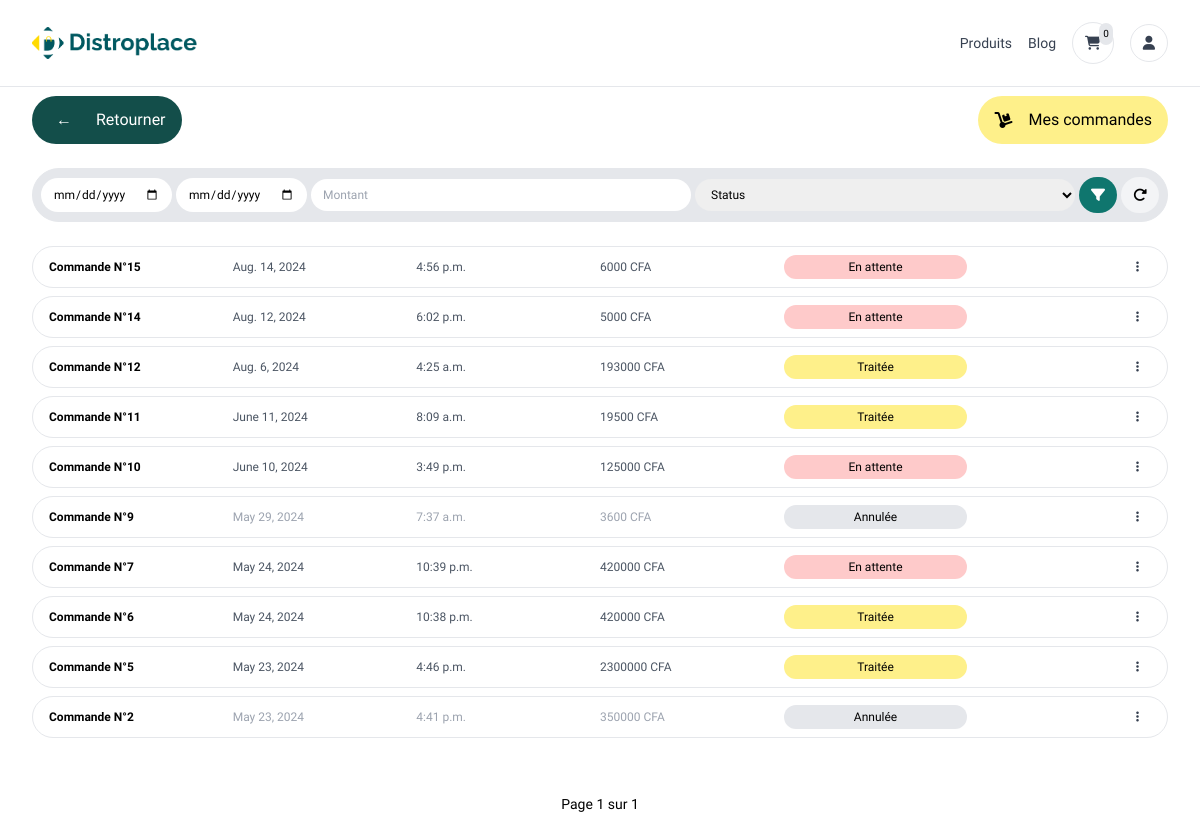
The page /store/orders/ (signed in) on the database its author committed.
### store/models.py (models this page shows, shortened)
class Order(models.Model):
    client = models.ForeignKey(
        CustomUser, on_delete=models.SET_NULL, null=True)
    phone = models.CharField(max_length=255)
    status = models.CharField(
        max_length=50, choices=order_statuses, default='pending')
    items = models.IntegerField(default=0)
    amount = models.IntegerField(default=0)
    timestamp = models.DateTimeField(auto_now_add=True)
    is_cancelled = models.BooleanField(default=False)

### store/views.py (the view)
# urls.py: path('orders/', dash_orders, name='dash_orders'),
@login_required(login_url='login')
def orders(req):
    user = req.user
    min_date_query = req.GET.get('min_date')
    max_date_query = req.GET.get('max_date')
    phone_query = req.GET.get('phone')
    amount_query = req.GET.get('amount')
    items_query = req.GET.get('items')
    status_query = req.GET.get('status')
    if not user.is_staff:
        base_query = Order.objects.filter(client=user).order_by('-timestamp')
    else:
        base_query = Order.objects.all().order_by('-timestamp')
    if min_date_query:
        base_query = base_query.filter(timestamp__date__gte=min_date_query)
    if max_date_query:
        base_query = base_query.filter(timestamp__date__lte=max_date_query)
    if phone_query:
        base_query = base_query.filter(phone=phone_query)
    if amount_query:
        base_query = base_query.filter(amount=amount_query)
    if items_query:
        base_query = base_query.filter(items=items_query)
    if status_query:
        base_query = base_query.filter(status=status_query)
    orders = base_query
    objects = paginate_objects(req, orders)
    context = {
        "orders_page": "active",
        'title': 'Orders',
        "objects": objects,  # Use paginated objects here
    }
    return render(req, 'store/orders.html', context)

### store/cart.py (called while the page is built)
    def __len__(self):
        return sum(item['quantity'] for item in self.cart.values())

### store/context_processors.py (called while the page is built)
def cart(request):
    return {'cart': Cart(request)}

### utils.py (called while the page is built)
def h_encode(id):
    return hashids.encode(id)

def paginate_objects(req, obj_list, obj_count=12):
    p = Paginator(obj_list, obj_count)
    page = req.GET.get('page')
    objects = p.get_page(page)
    return objects

    def to_url(self, value):
        return h_encode(value)

### store/templates/store/orders.html (shortened to what this page needs)
{% extends 'main.html' %} {% load static %} {% block content %}
<div class="px-4 lg:px-8 max-w-7xl mx-auto flex flex-col gap-6">
  <div class="flex justify-between">
    <div
      class="bg-teal-900 py-2 px-4 rounded-full flex items-center text-white gap-4"
    >
      <a
        id="back-button"
        class="inline-block px-2 py-1 font-bold hover:bg-yellow-300 hover:text-black rounded-full transition-all duration-300"
        href="#"
        >&larr;</a
      >
      Retourner
    </div>
    <span
      class="flex items-center gap-4 py-2 px-4 rounded-full bg-yellow-200 text-black"
      ><i class="fa-solid fa-dolly"></i> Mes commandes</span
    >
  </div>
  <form
    id="filter"
    class="p-2 w-full bg-gray-200 border rounded-full flex justify-between items-center gap-1 text-sm xl:text-sm"
    hx-boost="true"
    method="GET"
    action="{% url 'orders' %}"
  >
    <section class="w-full flex justify-between items-center gap-1 text-xs">
      {% include 'dashboard/components/date_margins.html' %}
      <input
        placeholder="Montant"
        name="amount"
        type="text"
        class="px-3 py-2 rounded-full focus:bg-gray-100 outline-none w-full cursor-pointer"
      />
      <select
        name="status"
        class="hidden sm:flex px-3 py-2 rounded-full focus:bg-gray-100 outline-none w-full cursor-pointer"
      >
        <option value="" selected="true" disabled="disabled">Status</option>
      </select>
    </section>
    <button
      class="px-3 py-2 bg-teal-700 hover:bg-teal-900 text-white hover:text-yellow-300 rounded-full transition duration-200 ease-in"
      type="submit"
    >
      <i class="fa-solid fa-filter"></i>
    </button>
    <button
      class="px-3 py-2 bg-gray-100 hover:bg-gray-400 hover:text-black rounded-full transition duration-200 ease-in"
      type="submit"
      onclick="clearForm()"
    >
      <i class="fa-solid fa-rotate-right"></i>
    </button>
  </form>
  {% if not objects %}
  <div class="flex flex-col items-center gap-4 my-20 mx-auto">
    <i class="fa-solid fa-dolly text-teal-700 text-9xl"></i>
    <span>Aucune commande trouvée</span>
  </div>
  {% else %}
  <div class="flex flex-col gap-2">
    {% for obj in objects %}
    {% include 'store/components/order_card.html' %}
    {% endfor %}
  </div>
  {% include 'paginator.html' %}
  {% endif %}
</div>
{% endblock %}

### store/templates/store/components/order_card.html (shortened to what this page needs)
{% load static %}
<div
  class="py-2 px-4 w-full bg-white hover:bg-gray-100 {% if obj.status == 'cancelled' %} text-gray-400 {% else %} text-gray-600 {% endif %} text-xs xl:text-sm flex justify-between items-center lg:grid lg:grid-cols-6 rounded-full border hover:shadow-lg transition duration-200 ease-in"
>
  <h3 class="font-bold text-black">Commande N°{{obj.id}}</h3>
  <p>{{obj.timestamp.date}}</p>
  <p>{{obj.timestamp.time}}</p>
  <p>{{obj.amount}} CFA</p>
  {% include 'store/components/order_status.html' %}
  <div class="w-full text-end relative text-gray-700">
    <button
      type="button"
      class="bg-white hover:text-teal-700 px-3 py-1 rounded-full"
      name="orderSentry"
      id="orderSentry"
      aria-expanded="false"
      aria-haspopup="true"
      onclick="toggleMenu(this,'ord_{{obj.id}}')"
    >
      <i class="fa-sharp fa-solid fa-ellipsis-vertical"></i>
    </button>
  </div>
</div>

### store/templates/store/components/order_status.html (shortened to what this page needs)
{% if not curr_obj %} {% if obj.status == 'pending' %}
<p class="bg-red-200 text-black text-xs text-center px-3 py-1 rounded-full">
  {{obj.get_status_display}}
</p>
{% elif obj.status == 'processed' %}
<p
  class="bg-yellow-200 text-black text-xs text-center px-3 py-1 rounded-full"
>
  {{obj.get_status_display}}
</p>
{% elif obj.status == 'delivered' %}
<p
  class="bg-green-200 text-black text-xs text-center px-3 py-1 rounded-full"
>
  {{obj.get_status_display}}
</p>
{% else %}
<p class="bg-gray-200 text-black text-xs text-center px-3 py-1 rounded-full">
  {{obj.get_status_display}}
</p>
{% endif %}
{% endif %}

### templates/main.html (style rules this page uses)
body { font-family: "Helvetica", sans-serif; }

### rows shown on the page
Order: id "15", timestamp "Aug. 14, 2024", timestamp.time "4:56 p.m.", amount "6000", status "En attente"
Order: id "14", timestamp "Aug. 12, 2024", timestamp.time "6:02 p.m.", amount "5000", status "En attente"
Order: id "12", timestamp "Aug. 6, 2024", timestamp.time "4:25 a.m.", amount "193000", status "Traitée"
Order: id "11", timestamp "June 11, 2024", timestamp.time "8:09 a.m.", amount "19500", status "Traitée"
Order: id "10", timestamp "June 10, 2024", timestamp.time "3:49 p.m.", amount "125000", status "En attente"
Order: id "9", timestamp "May 29, 2024", timestamp.time "7:37 a.m.", amount "3600", status "Annulée"
Order: id "7", timestamp "May 24, 2024", timestamp.time "10:39 p.m.", amount "420000", status "En attente"
Order: id "6", timestamp "May 24, 2024", timestamp.time "10:38 p.m.", amount "420000", status "Traitée"
Order: id "5", timestamp "May 23, 2024", timestamp.time "4:46 p.m.", amount "2300000", status "Traitée"
Order: id "2", timestamp "May 23, 2024", timestamp.time "4:41 p.m.", amount "350000", status "Annulée"

### other values the page prints
{{ cart|length }} "0"
{{ objects.number }} "1"
{{ objects.paginator.num_pages }} "1"
